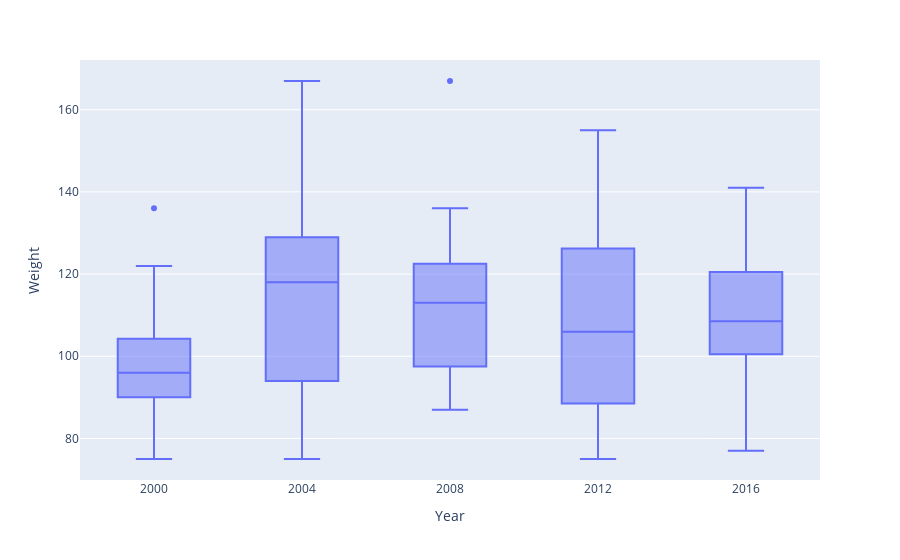

Here is the notebook cell this chart was saved with:
### Markdown cell above
### Weightlifting

### Code cell
# Create DataFrame with only sport = weightlifting
weightlifting = athlete_events.query("Sport == 'Weightlifting'") # DF med all weightlifting

#remove NaN's from weight, height and age:
weightlifting = weightlifting.dropna(subset='Weight')
weightlifting = weightlifting.dropna(subset='Height')
weightlifting = weightlifting.dropna(subset='Age')

# removes "weightlifting" from Event column:
weightlifting['Event'] = weightlifting['Event'].str.replace("Weightlifting ","")

display(weightlifting['Event'].unique()) # kollar vilka event som finns
px.box(weightlifting.query('''Event == "Women's Super-Heavyweight"'''), x='Year', y='Weight')
#display(type(weightlifting))

### Figure 1 — Plotly figure (JSON) as saved in the notebook; plotly's stock layout.template omitted (floating-point values rounded to 4 significant figures)
{"data": [{"alignmentgroup": "True", "hovertemplate": "Year=%{x}<br>Weight=%{y}<extra></extra>", "legendgroup": "", "marker": {"color": "#636efa"}, "name": "", "notched": false, "offsetgroup": "", "orientation": "v", "showlegend": false, "type": "box", "x": [2016, 2000, 2012, 2008, 2000, 2004, 2016, 2008, 2000, 2008, 2016, 2008, 2016, 2000, 2004, 2008, 2016, 2016, 2000, 2004, 2008, 2012, 2004, 2012, 2012, 2016, 2004, 2008, 2016, 2016, 2008, 2016, 2012, 2008, 2016, 2000, 2012, 2008, 2012, 2000, 2016, 2012, 2016, 2012, 2004, 2000, 2012, 2016, 2000, 2004, 2004, 2012, 2004, 2016, 2000, 2004, 2008, 2012, 2016, 2004, 2000, 2004, 2012], "x0": " ", "xaxis": "x", "y": [125, 100, 84, 118, 93, 93, 123, 87, 102, 96, 114, 113, 85, 136, 136, 136, 77, 77, 75, 118, 118, 118, 118, 75, 76, 100, 167, 167, 105, 118, 94, 101, 155, 102, 123, 80, 90, 124, 124, 90, 105, 101, 101, 106, 109, 96, 141, 141, 105, 75, 81, 103, 136, 112, 90, 120, 112, 112, 112, 95, 122, 122, 133], "y0": " ", "yaxis": "y"}], "layout": {"boxmode": "group", "legend": {"tracegroupgap": 0}, "margin": {"t": 60}, "xaxis": {"anchor": "y", "domain": [0, 1], "title": {"text": "Year"}}, "yaxis": {"anchor": "x", "domain": [0, 1], "title": {"text": "Weight"}}}}
